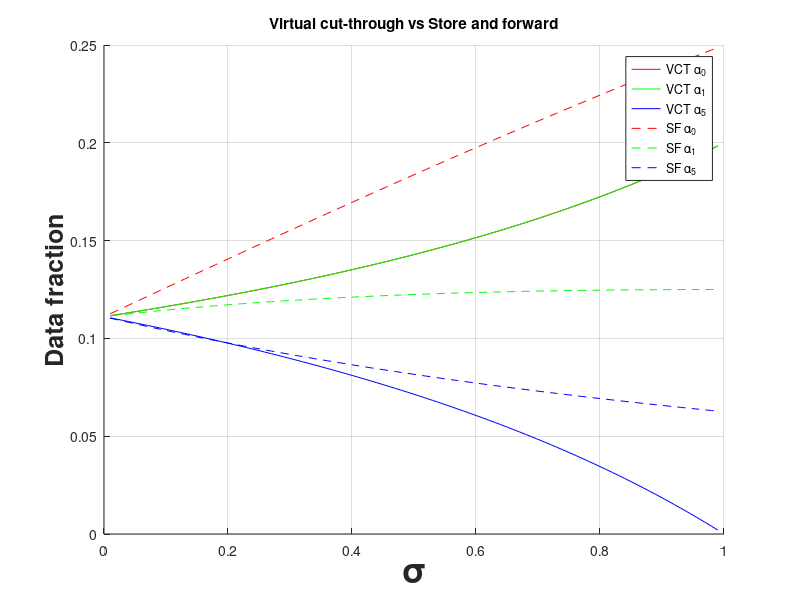

Write MATLAB code to recreate this figure.
clear
clc
B = [1
    0
    0];

solution = [];
for sigma = 0.01:0.01:0.99
    
    A = [1 4 4 
        1 -1 0
        0 sigma-1 1];
    
    s = [];
    s = A\B;
    s = s';
    solution = [solution;s];
     
end

sigma = [0.01:0.01:0.99];

figure
hold on
plot(sigma,solution(:,1),'r');
plot(sigma,solution(:,2),'g');
plot(sigma,solution(:,3),'b');

B = [1
    0
    0];
solution = [];

for sigma = 0.01:0.01:0.99
    t = sigma + 1;
    t = -t;
    
    z = -sigma;
    
    A = [1 4 4
        1 t 0
        1 z t];
    
    s = [];
    s = A\B;
    s = s';
    solution = [solution;s];
end

sigma = [0.01:0.01:0.99];
grid on

plot(sigma,solution(:,1),'--r');
plot(sigma,solution(:,2),'--g');
plot(sigma,solution(:,3),'--b');

ylabel('Data fraction','fontweight','bold','FontSize',18);
xlabel('\sigma','fontweight','bold','FontSize',25);
title('Virtual cut-through vs Store and forward');
legend('VCT \alpha_0','VCT \alpha_1','VCT \alpha_5','SF \alpha_0','SF \alpha_1','SF \alpha_5');
